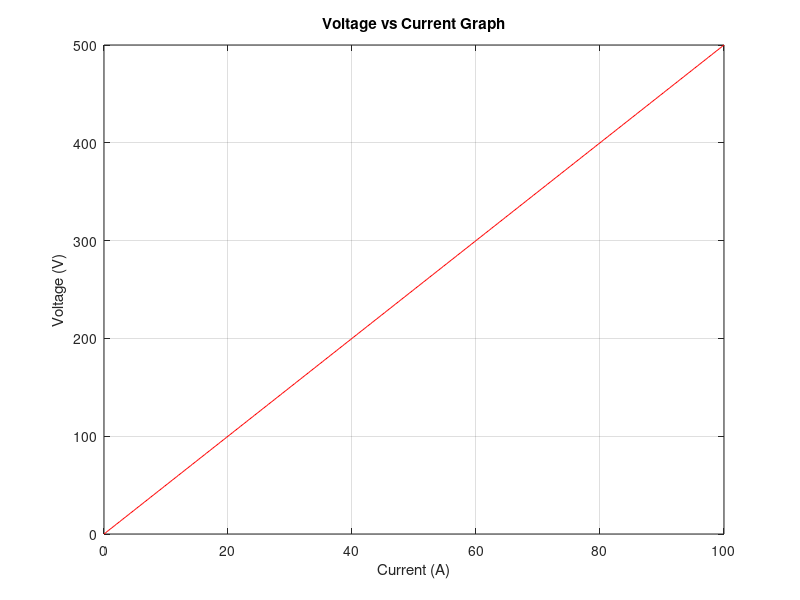

This figure's MATLAB source:
clc;
clear;

R=input('Enter Resistance (Ohms): ');
I=0:0.25:100;
V=I*R

plot (I, V,'r');

xlabel('Current (A)');
ylabel ('Voltage (V)');

title ('Voltage vs Current Graph');

grid on;
